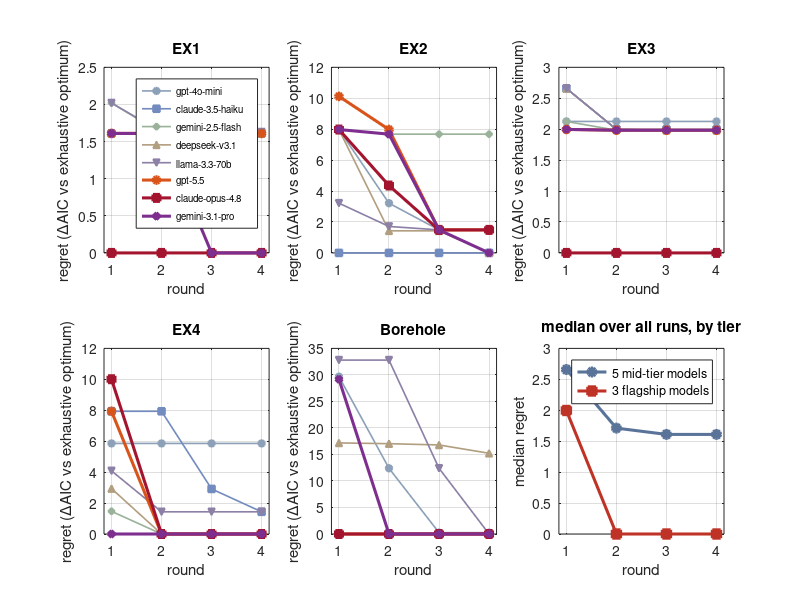

Source code (MATLAB): (Note: this script raises an error after producing the figure.)
%% make_agent_figures.m
%  Paper material from the closed-loop agent study (agent_study_results.mat):
%
%   (1) paper_figs/agent_convergence.png
%       best-so-far regret vs round, per case (8 models), plus an aggregate
%       panel (median over runs, cheap tier vs flagship tier)
%   (2) paper_figs/agent_openloop_vs_closedloop.png
%       open-loop (round-1 only, no feedback) vs closed-loop final regret
%   (3) console + research-log markdown: per-model behavior table
%       (exact hits / top-3 / top-5, evals, rounds, stop behavior, tokens)
%
%  Run:  >> make_agent_figures

clear; clc;
here = fileparts(mfilename('fullpath'));
addpath(genpath(here));

L = load('agent_study_results.mat');
R = L.R; tags = L.tags; cases = L.cases;
[n_models, n_cases] = size(R);
MAXR = 4;
flagship = ismember(tags, {'gpt-5.5','claude-opus-4.8','gemini-3.1-pro'});
out_dir = fullfile(here, 'paper_figs');
if ~exist(out_dir, 'dir'), mkdir(out_dir); end

% ---- regret-by-round matrix (runs padded flat after early stop) ----------
REG = NaN(n_models, n_cases, MAXR);
for mi = 1:n_models
    for ci = 1:n_cases
        r = R{mi,ci}; if isempty(r) || ~r.ok, continue; end
        tr = r.traj(:)' - r.gt_aic;
        tr = max(tr, 0);                       % numerical safety
        tr(end+1:MAXR) = tr(end);              % flat after stop
        REG(mi,ci,:) = tr(1:MAXR);
    end
end

% ---- (1) convergence figure ----------------------------------------------
% cheap tier: muted blues/greys; flagship: warm bold
cols = [0.55 0.63 0.72; 0.45 0.55 0.75; 0.60 0.70 0.60; ...
        0.70 0.62 0.50; 0.55 0.50 0.65; ...
        0.85 0.33 0.10; 0.64 0.08 0.18; 0.49 0.18 0.56];
mk = {'o','s','d','^','v','o','s','d'};

fig = figure('Position', [40 40 1480 760], 'Color', 'w', 'Visible', 'off');
for ci = 1:n_cases
    ax = subplot(2, 3, ci); hold(ax, 'on');
    for mi = 1:n_models
        lw = 1.2 + 1.0*flagship(mi);
        plot(ax, 1:MAXR, squeeze(REG(mi,ci,:)), ['-' mk{mi}], ...
             'Color', cols(mi,:), 'LineWidth', lw, 'MarkerSize', 5, ...
             'MarkerFaceColor', cols(mi,:));
    end
    hold(ax, 'off'); grid(ax, 'on'); box(ax, 'on');
    title(ax, cases(ci).name, 'Interpreter', 'none');
    xlabel(ax, 'round'); ylabel(ax, 'regret (\DeltaAIC vs exhaustive optimum)');
    xticks(ax, 1:MAXR); xlim(ax, [0.85 MAXR+0.15]);
end
% aggregate panel: median over the 5 cases, by tier
ax = subplot(2, 3, 6); hold(ax, 'on');
mcheap = squeeze(median(reshape(REG(~flagship,:,:), [], n_cases, MAXR), [1 2], 'omitnan'));
mflag  = squeeze(median(reshape(REG( flagship,:,:), [], n_cases, MAXR), [1 2], 'omitnan'));
plot(ax, 1:MAXR, mcheap, '-o', 'Color', [0.35 0.45 0.60], 'LineWidth', 2.2, ...
     'MarkerFaceColor', [0.35 0.45 0.60]);
plot(ax, 1:MAXR, mflag,  '-s', 'Color', [0.75 0.20 0.15], 'LineWidth', 2.2, ...
     'MarkerFaceColor', [0.75 0.20 0.15]);
hold(ax, 'off'); grid(ax, 'on'); box(ax, 'on');
title(ax, 'median over all runs, by tier');
xlabel(ax, 'round'); ylabel(ax, 'median regret');
xticks(ax, 1:MAXR); xlim(ax, [0.85 MAXR+0.15]);
legend(ax, {'5 mid-tier models', '3 flagship models'}, 'Location', 'northeast');
lg = legend(subplot(2,3,1), tags, 'Interpreter', 'none', 'FontSize', 7, ...
            'Location', 'northeast'); %#ok<NASGU>
sgtitle('Closed-loop convergence: best-so-far regret by round', 'FontWeight', 'bold');
exportgraphics(fig, fullfile(out_dir, 'agent_convergence.png'), 'Resolution', 220);
close(fig);

% ---- (2) open-loop vs closed-loop ----------------------------------------
r1  = REG(:,:,1);                              % open-loop (no feedback)
rfin = REG(:,:,MAXR);                          % closed-loop final
fig = figure('Position', [60 60 720 560], 'Color', 'w', 'Visible', 'off');
hold on;
for mi = 1:n_models
    scatter(r1(mi,:), rfin(mi,:), 70, cols(mi,:), mk{mi}, 'filled', ...
            'MarkerFaceAlpha', 0.85);
end
lim = max([r1(:); rfin(:)], [], 'omitnan') * 1.08;
plot([0 lim], [0 lim], 'k--', 'LineWidth', 1);
hold off; grid on; box on; axis([0 lim 0 lim]);
xlabel('open-loop regret (round 1 only, no feedback)');
ylabel('closed-loop final regret');
title('Closed-loop feedback vs open-loop selection (each point = one run)');
legend([tags, {'no-improvement line'}], 'Interpreter', 'none', ...
       'Location', 'northwest', 'FontSize', 8);
exportgraphics(fig, fullfile(out_dir, 'agent_openloop_vs_closedloop.png'), ...
               'Resolution', 220);
close(fig);

n_runs    = sum(~isnan(r1(:)));
n_improve = sum(rfin(:) < r1(:) - 1e-9);
fprintf('Open vs closed loop: %d/%d runs improved after round 1.\n', ...
        n_improve, n_runs);
fprintf('  median regret: open-loop %.2f -> closed-loop %.2f\n', ...
        median(r1(:), 'omitnan'), median(rfin(:), 'omitnan'));

% ---- (3) per-model behavior table -----------------------------------------
fprintf('\n%-18s %5s %5s %5s %8s %6s %7s %9s %7s\n', 'Model', 'hit1', ...
        'top3', 'top5', 'medReg', 'evals', 'rounds', 'llm-stop', 'tokens');
md = cell(n_models,1);
for mi = 1:n_models
    rk = NaN(1,n_cases); rg = NaN(1,n_cases); ev = NaN(1,n_cases);
    rd = NaN(1,n_cases); st = 0; tk = NaN(1,n_cases);
    for ci = 1:n_cases
        r = R{mi,ci}; if isempty(r) || ~r.ok, continue; end
        rk(ci) = r.rank; rg(ci) = r.regret; ev(ci) = r.n_evals;
        rd(ci) = r.n_rounds; tk(ci) = r.tokens;
        st = st + strcmp(r.stopped_by, 'llm-stop');
    end
    fprintf('%-18s %5d %5d %5d %8.2f %6.1f %7.1f %6d/%-2d %7.0f\n', tags{mi}, ...
            sum(rk==1), sum(rk<=3), sum(rk<=5), median(rg,'omitnan'), ...
            mean(ev,'omitnan'), mean(rd,'omitnan'), st, n_cases, ...
            mean(tk,'omitnan'));
    md{mi} = sprintf('| %s | %d/5 | %d/5 | %d/5 | %.2f | %.1f | %.1f | %d/5 | %.0fk |', ...
            tags{mi}, sum(rk==1), sum(rk<=3), sum(rk<=5), median(rg,'omitnan'), ...
            mean(ev,'omitnan'), mean(rd,'omitnan'), st, mean(tk,'omitnan')/1e3);
end

fid = fopen(fullfile(out_dir, 'agent_behavior_table.md'), 'w');
fprintf(fid, ['| 模型 | 精确命中 | top-3 | top-5 | regret中位 | 平均拟合次数 | ' ...
              '平均轮数 | 主动收敛 | 平均tokens |\n|---|---|---|---|---|---|---|---|---|\n']);
fprintf(fid, '%s\n', md{:});
fclose(fid);
fprintf('\nSaved -> %s\n', fullfile(out_dir, 'agent_behavior_table.md'));
fprintf('DONE.\n');
